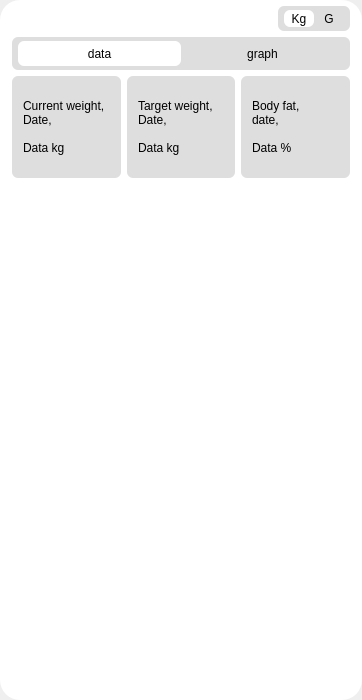
<?xml version="1.0" encoding="UTF-8"?>
<ui version="4.0">
 <class>Widget_BodyData</class>
 <widget class="QWidget" name="Widget_BodyData">
  <property name="geometry">
   <rect>
    <x>0</x>
    <y>0</y>
    <width>362</width>
    <height>700</height>
   </rect>
  </property>
  <property name="minimumSize">
   <size>
    <width>300</width>
    <height>666</height>
   </size>
  </property>
  <property name="windowTitle">
   <string>Form</string>
  </property>
  <layout class="QVBoxLayout" name="verticalLayout">
   <property name="spacing">
    <number>0</number>
   </property>
   <property name="leftMargin">
    <number>0</number>
   </property>
   <property name="topMargin">
    <number>0</number>
   </property>
   <property name="rightMargin">
    <number>0</number>
   </property>
   <property name="bottomMargin">
    <number>0</number>
   </property>
   <item>
    <widget class="QFrame" name="frame">
     <property name="styleSheet">
      <string notr="true">QFrame {
	background-color: rgb(255, 255, 255);
	border-bottom-right-radius:20px;
	border-bottom-left-radius:20px;
	border-top-right-radius:20px;
	border-top-left-radius:20px;
	border:none
}

QPushButton {
    font: 9pt &quot;微软雅黑&quot;;
    border-radius: 6px; /* 轻微圆角 */
    background-color: white; /* 纯白背景 */
    color: black; /* 黑色文字 */
    min-width: 60px;
    min-height: 25px;

}

QPushButton:hover {
    background-color: #f0f0f0; /* 浅灰色悬浮效果 */
    margin-top: 2px; /* 轻微下移，增加按压感 */
}

QPushButton:pressed {
    background-color: #e0e0e0; /* 按下时变深灰 */
    margin-top: 1px; /* 按下时轻微上移 */
}

QPushButton:disabled {
    background-color: #f8f8f8;
    color: gray;
    border-color: #ddd;
}

</string>
     </property>
     <property name="frameShape">
      <enum>QFrame::Shape::StyledPanel</enum>
     </property>
     <property name="frameShadow">
      <enum>QFrame::Shadow::Raised</enum>
     </property>
     <layout class="QVBoxLayout" name="verticalLayout_3" stretch="1,3">
      <property name="spacing">
       <number>0</number>
      </property>
      <property name="leftMargin">
       <number>0</number>
      </property>
      <property name="topMargin">
       <number>6</number>
      </property>
      <property name="rightMargin">
       <number>0</number>
      </property>
      <property name="bottomMargin">
       <number>6</number>
      </property>
      <item>
       <layout class="QVBoxLayout" name="verticalLayout_2" stretch="2,2,9">
        <property name="spacing">
         <number>6</number>
        </property>
        <property name="leftMargin">
         <number>6</number>
        </property>
        <property name="rightMargin">
         <number>6</number>
        </property>
        <item>
         <layout class="QHBoxLayout" name="horizontalLayout_2">
          <property name="spacing">
           <number>0</number>
          </property>
          <property name="leftMargin">
           <number>6</number>
          </property>
          <property name="rightMargin">
           <number>6</number>
          </property>
          <item>
           <widget class="QPushButton" name="button_body_back">
            <property name="styleSheet">
             <string notr="true">padding-left: -16px;</string>
            </property>
            <property name="text">
             <string/>
            </property>
            <property name="icon">
             <iconset resource="../res.qrc">
              <normaloff>:/icons/icon/back.png</normaloff>:/icons/icon/back.png</iconset>
            </property>
            <property name="iconSize">
             <size>
              <width>24</width>
              <height>24</height>
             </size>
            </property>
           </widget>
          </item>
          <item>
           <spacer name="horizontalSpacer">
            <property name="orientation">
             <enum>Qt::Orientation::Horizontal</enum>
            </property>
            <property name="sizeHint" stdset="0">
             <size>
              <width>218</width>
              <height>20</height>
             </size>
            </property>
           </spacer>
          </item>
          <item>
           <widget class="QFrame" name="frame_4">
            <property name="styleSheet">
             <string notr="true">QPushButton {
    	background-color: #dedede;
    border: 0 solid transparent;  /* 透明边框 */
    border-radius: 6px;
font: 9pt &quot;微软雅黑&quot;;
	    min-width: 30px;
    min-height: 15px;
}

QFrame{
	background-color :#dedede;
	border-radius:6px;
}

QPushButton:checked {
	background-color: white;  
	font: 700 9pt &quot;微软雅黑&quot;;
}</string>
            </property>
            <property name="frameShape">
             <enum>QFrame::Shape::StyledPanel</enum>
            </property>
            <property name="frameShadow">
             <enum>QFrame::Shadow::Raised</enum>
            </property>
            <layout class="QHBoxLayout" name="horizontalLayout_5">
             <property name="spacing">
              <number>0</number>
             </property>
             <property name="leftMargin">
              <number>6</number>
             </property>
             <property name="topMargin">
              <number>4</number>
             </property>
             <property name="rightMargin">
              <number>6</number>
             </property>
             <property name="bottomMargin">
              <number>4</number>
             </property>
             <item>
              <widget class="QPushButton" name="button_body_kg">
               <property name="sizePolicy">
                <sizepolicy hsizetype="Minimum" vsizetype="Minimum">
                 <horstretch>0</horstretch>
                 <verstretch>0</verstretch>
                </sizepolicy>
               </property>
               <property name="minimumSize">
                <size>
                 <width>30</width>
                 <height>15</height>
                </size>
               </property>
               <property name="styleSheet">
                <string notr="true"/>
               </property>
               <property name="text">
                <string>Kg</string>
               </property>
               <property name="checkable">
                <bool>true</bool>
               </property>
               <property name="checked">
                <bool>true</bool>
               </property>
              </widget>
             </item>
             <item>
              <widget class="QPushButton" name="button_body_g">
               <property name="sizePolicy">
                <sizepolicy hsizetype="Minimum" vsizetype="Minimum">
                 <horstretch>0</horstretch>
                 <verstretch>0</verstretch>
                </sizepolicy>
               </property>
               <property name="minimumSize">
                <size>
                 <width>30</width>
                 <height>15</height>
                </size>
               </property>
               <property name="text">
                <string>G</string>
               </property>
               <property name="checkable">
                <bool>true</bool>
               </property>
              </widget>
             </item>
            </layout>
           </widget>
          </item>
         </layout>
        </item>
        <item>
         <widget class="QFrame" name="frame_3">
          <property name="styleSheet">
           <string notr="true">QPushButton {
    border: 0 solid transparent;  /* 透明边框 */
    border-radius: 6px;
font: 9pt &quot;微软雅黑&quot;;
	background-color: #dedede;
}

QFrame{
	background-color :#dedede;
	border-radius:6px;
    margin-left: 6px;
    margin-right: 6px;
	
}

QPushButton:checked {
	background-color: white;  
	font: 700 9pt &quot;微软雅黑&quot;;
}</string>
          </property>
          <property name="frameShape">
           <enum>QFrame::Shape::StyledPanel</enum>
          </property>
          <property name="frameShadow">
           <enum>QFrame::Shadow::Raised</enum>
          </property>
          <layout class="QHBoxLayout" name="horizontalLayout_3">
           <property name="spacing">
            <number>0</number>
           </property>
           <property name="leftMargin">
            <number>6</number>
           </property>
           <property name="topMargin">
            <number>4</number>
           </property>
           <property name="rightMargin">
            <number>6</number>
           </property>
           <property name="bottomMargin">
            <number>4</number>
           </property>
           <item>
            <widget class="QPushButton" name="button_body_data">
             <property name="sizePolicy">
              <sizepolicy hsizetype="Minimum" vsizetype="Minimum">
               <horstretch>0</horstretch>
               <verstretch>0</verstretch>
              </sizepolicy>
             </property>
             <property name="text">
              <string>data</string>
             </property>
             <property name="checkable">
              <bool>true</bool>
             </property>
             <property name="checked">
              <bool>true</bool>
             </property>
            </widget>
           </item>
           <item>
            <widget class="QPushButton" name="button_body_graph">
             <property name="sizePolicy">
              <sizepolicy hsizetype="Minimum" vsizetype="Minimum">
               <horstretch>0</horstretch>
               <verstretch>0</verstretch>
              </sizepolicy>
             </property>
             <property name="text">
              <string>graph</string>
             </property>
             <property name="checkable">
              <bool>true</bool>
             </property>
            </widget>
           </item>
          </layout>
         </widget>
        </item>
        <item>
         <layout class="QHBoxLayout" name="horizontalLayout_4">
          <property name="spacing">
           <number>6</number>
          </property>
          <property name="leftMargin">
           <number>6</number>
          </property>
          <property name="rightMargin">
           <number>6</number>
          </property>
          <item>
           <widget class="ClickableLabel" name="label_body_current_weight">
            <property name="styleSheet">
             <string notr="true">#label_body_current_weight {
    background-color: #dedede;
    width: 100px;
    height: 40x;
    border-radius: 6px;      /* 圆角 */
    text-align: left;       /* 文字靠左 */
    padding-left: 8px;      /* 加点内边距让文字不贴边 */
}</string>
            </property>
            <property name="text">
             <string>Current weight,
Date,

Data kg</string>
            </property>
           </widget>
          </item>
          <item>
           <widget class="ClickableLabel" name="label_body_target_weight">
            <property name="styleSheet">
             <string notr="true">#label_body_target_weight {
    background-color: #dedede;
    width: 100px;
    height: 40x;
    border-radius: 6px;      /* 圆角 */
    text-align: left;       /* 文字靠左 */
    padding-left: 8px;      /* 加点内边距让文字不贴边 */
}</string>
            </property>
            <property name="text">
             <string>Target weight,
Date,

Data kg</string>
            </property>
           </widget>
          </item>
          <item>
           <widget class="ClickableLabel" name="label_body_body_fat">
            <property name="styleSheet">
             <string notr="true">#label_body_body_fat {
    background-color: #dedede;
    width: 100px;
    height: 40px;
    border-radius: 6px;      /* 圆角 */
    text-align: left;       /* 文字靠左 */
    padding-left: 8px;      /* 加点内边距让文字不贴边 */
}</string>
            </property>
            <property name="text">
             <string>Body fat,
date,

Data %</string>
            </property>
           </widget>
          </item>
         </layout>
        </item>
       </layout>
      </item>
      <item>
       <widget class="QStackedWidget" name="stackedWidget">
        <widget class="QWidget" name="page_body_data"/>
        <widget class="QWidget" name="page_body_graph"/>
       </widget>
      </item>
     </layout>
    </widget>
   </item>
  </layout>
 </widget>
 <customwidgets>
  <customwidget>
   <class>ClickableLabel</class>
   <extends>QLabel</extends>
   <header location="global">Client.ui.Components.ClickableLabel</header>
  </customwidget>
 </customwidgets>
 <resources>
  <include location="../res.qrc"/>
 </resources>
 <connections>
  <connection>
   <sender>button_body_back</sender>
   <signal>clicked()</signal>
   <receiver>Widget_BodyData</receiver>
   <slot>close()</slot>
   <hints>
    <hint type="sourcelabel">
     <x>25</x>
     <y>21</y>
    </hint>
    <hint type="destinationlabel">
     <x>14</x>
     <y>-7</y>
    </hint>
   </hints>
  </connection>
 </connections>
</ui>
